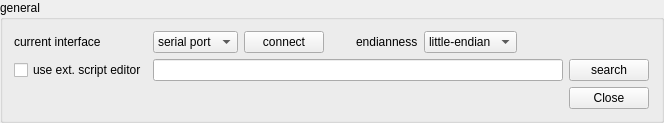
    <widget class="QGroupBox" name="groupBox_2">
     <property name="title">
      <string>general</string>
     </property>
     <layout class="QGridLayout" name="gridLayout_8">
      <property name="rightMargin">
       <number>12</number>
      </property>
      <item row="2" column="8">
       <widget class="QPushButton" name="searchScriptEditorPushButton">
        <property name="text">
         <string>search</string>
        </property>
       </widget>
      </item>
      <item row="2" column="2" colspan="6">
       <widget class="DragDropLineEdit" name="scriptEditorPathLineEdit">
        <property name="toolTip">
         <string>path to the external script editor</string>
        </property>
       </widget>
      </item>
      <item row="0" column="6">
       <widget class="QComboBox" name="endianessComboBox">
        <property name="sizePolicy">
         <sizepolicy hsizetype="Minimum" vsizetype="Fixed">
          <horstretch>0</horstretch>
          <verstretch>0</verstretch>
         </sizepolicy>
        </property>
        <property name="maximumSize">
         <size>
          <width>16777215</width>
          <height>16777215</height>
         </size>
        </property>
        <property name="toolTip">
         <string>endianess of the connected device (is used to interpret the decimals
in the log, the decimal console and the send window)</string>
        </property>
        <property name="sizeAdjustPolicy">
         <enum>QComboBox::AdjustToContents</enum>
        </property>
        <item>
         <property name="text">
          <string>little-endian</string>
         </property>
        </item>
        <item>
         <property name="text">
          <string>big-endian</string>
         </property>
        </item>
       </widget>
      </item>
      <item row="0" column="2">
       <widget class="QComboBox" name="connectionTypeComboBox">
        <property name="sizePolicy">
         <sizepolicy hsizetype="Minimum" vsizetype="Fixed">
          <horstretch>0</horstretch>
          <verstretch>0</verstretch>
         </sizepolicy>
        </property>
        <property name="maximumSize">
         <size>
          <width>16777215</width>
          <height>16777215</height>
         </size>
        </property>
        <property name="statusTip">
         <string>the current interface</string>
        </property>
        <property name="sizeAdjustPolicy">
         <enum>QComboBox::AdjustToContents</enum>
        </property>
        <item>
         <property name="text">
          <string>serial port</string>
         </property>
        </item>
        <item>
         <property name="text">
          <string>socket</string>
         </property>
        </item>
        <item>
         <property name="text">
          <string>cheetah</string>
         </property>
        </item>
        <item>
         <property name="text">
          <string>pcan</string>
         </property>
        </item>
        <item>
         <property name="text">
          <string>aardvard</string>
         </property>
        </item>
       </widget>
      </item>
      <item row="0" column="5">
       <widget class="QLabel" name="label_26">
        <property name="toolTip">
         <string>endianess of the connected device (is used to interpret the decimals
in the log, the decimal console and the send window)</string>
        </property>
        <property name="text">
         <string>endianness</string>
        </property>
       </widget>
      </item>
      <item row="3" column="8">
       <widget class="QPushButton" name="closeButton">
        <property name="toolTip">
         <string>Ctrl+X</string>
        </property>
        <property name="text">
         <string>Close</string>
        </property>
       </widget>
      </item>
      <item row="0" column="0">
       <widget class="QLabel" name="label_25">
        <property name="statusTip">
         <string>the current interface</string>
        </property>
        <property name="text">
         <string>current interface</string>
        </property>
       </widget>
      </item>
      <item row="0" column="7">
       <spacer name="horizontalSpacer_8">
        <property name="orientation">
         <enum>Qt::Horizontal</enum>
        </property>
        <property name="sizeHint" stdset="0">
         <size>
          <width>40</width>
          <height>20</height>
         </size>
        </property>
       </spacer>
      </item>
      <item row="0" column="4">
       <spacer name="horizontalSpacer">
        <property name="orientation">
         <enum>Qt::Horizontal</enum>
        </property>
        <property name="sizeType">
         <enum>QSizePolicy::Fixed</enum>
        </property>
        <property name="sizeHint" stdset="0">
         <size>
          <width>20</width>
          <height>20</height>
         </size>
        </property>
       </spacer>
      </item>
      <item row="0" column="3">
       <widget class="QPushButton" name="connectButton">
        <property name="text">
         <string>connect</string>
        </property>
       </widget>
      </item>
      <item row="2" column="0">
       <widget class="QCheckBox" name="useExternalScriptEditorCheckBox">
        <property name="toolTip">
         <string>use an external script editor (instead of the integrated)</string>
        </property>
        <property name="text">
         <string>use ext. script editor</string>
        </property>
       </widget>
      </item>
     </layout>
    </widget>
